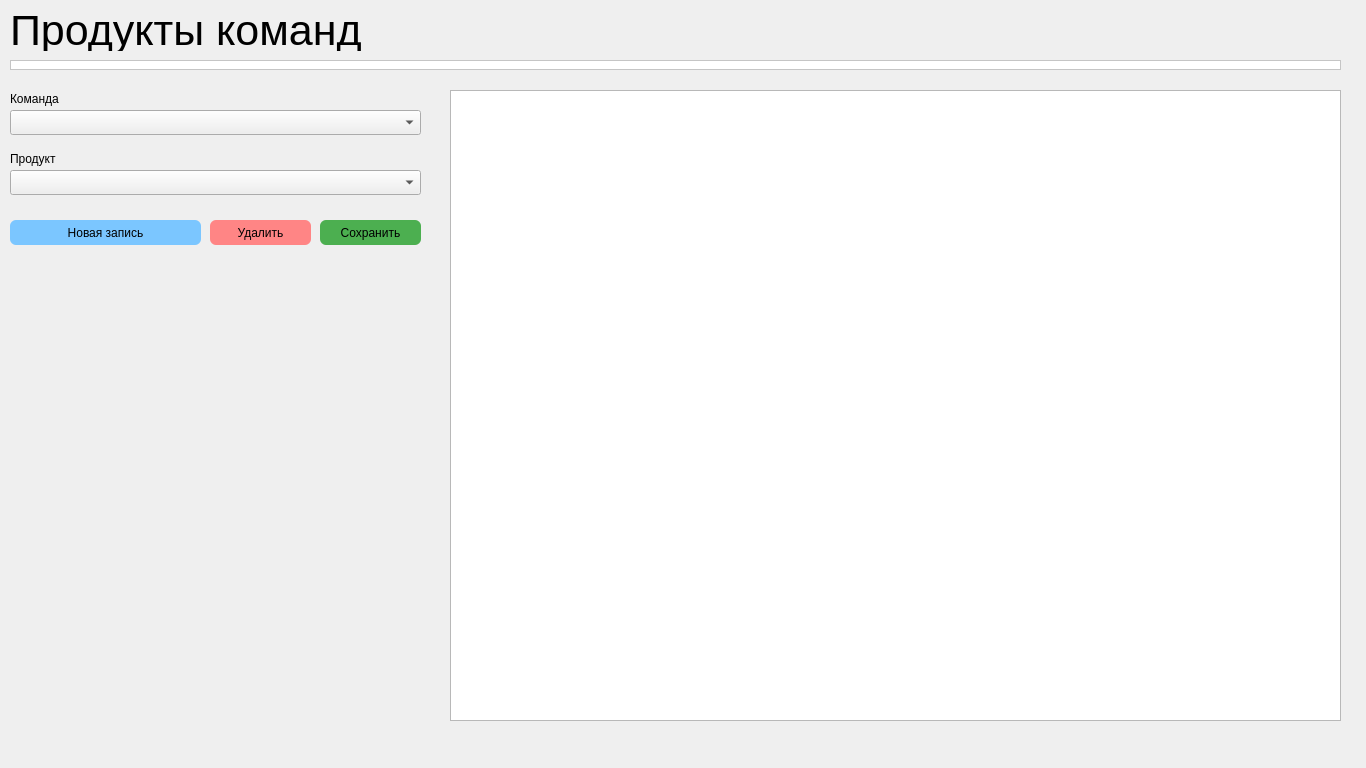
<?xml version="1.0" encoding="UTF-8"?>
<ui version="4.0">
 <class>TeamProductsPage</class>
 <widget class="QWidget" name="TeamProductsPage">
  <property name="geometry">
   <rect>
    <x>0</x>
    <y>0</y>
    <width>1366</width>
    <height>768</height>
   </rect>
  </property>
  <property name="sizePolicy">
   <sizepolicy hsizetype="Fixed" vsizetype="Fixed">
    <horstretch>0</horstretch>
    <verstretch>0</verstretch>
   </sizepolicy>
  </property>
  <property name="windowTitle">
   <string>TeamProductsPage</string>
  </property>
  <widget class="QLabel" name="teamLineLabel">
   <property name="geometry">
    <rect>
     <x>10</x>
     <y>90</y>
     <width>411</width>
     <height>17</height>
    </rect>
   </property>
   <property name="text">
    <string>Команда</string>
   </property>
  </widget>
  <widget class="QLabel" name="titleLabel">
   <property name="geometry">
    <rect>
     <x>10</x>
     <y>10</y>
     <width>601</width>
     <height>41</height>
    </rect>
   </property>
   <property name="font">
    <font>
     <pointsize>32</pointsize>
    </font>
   </property>
   <property name="text">
    <string>Продукты команд</string>
   </property>
  </widget>
  <widget class="QTableWidget" name="tableWidget">
   <property name="geometry">
    <rect>
     <x>450</x>
     <y>90</y>
     <width>891</width>
     <height>631</height>
    </rect>
   </property>
  </widget>
  <widget class="QPushButton" name="saveButton">
   <property name="geometry">
    <rect>
     <x>320</x>
     <y>220</y>
     <width>101</width>
     <height>25</height>
    </rect>
   </property>
   <property name="styleSheet">
    <string notr="true">background-color: #4caf50; border: none; border-radius: 6px;</string>
   </property>
   <property name="text">
    <string>Сохранить</string>
   </property>
  </widget>
  <widget class="QFrame" name="frame">
   <property name="geometry">
    <rect>
     <x>10</x>
     <y>60</y>
     <width>1331</width>
     <height>10</height>
    </rect>
   </property>
   <property name="sizePolicy">
    <sizepolicy hsizetype="Fixed" vsizetype="Fixed">
     <horstretch>0</horstretch>
     <verstretch>0</verstretch>
    </sizepolicy>
   </property>
   <property name="styleSheet">
    <string notr="true">background-color: #FFFFFF</string>
   </property>
   <property name="frameShape">
    <enum>QFrame::StyledPanel</enum>
   </property>
   <property name="frameShadow">
    <enum>QFrame::Raised</enum>
   </property>
  </widget>
  <widget class="QPushButton" name="removeButton">
   <property name="geometry">
    <rect>
     <x>210</x>
     <y>220</y>
     <width>101</width>
     <height>25</height>
    </rect>
   </property>
   <property name="styleSheet">
    <string notr="true">background-color: #FF8585; border: none; border-radius: 6px;</string>
   </property>
   <property name="text">
    <string>Удалить</string>
   </property>
  </widget>
  <widget class="QLabel" name="productLineLabel">
   <property name="geometry">
    <rect>
     <x>10</x>
     <y>150</y>
     <width>411</width>
     <height>17</height>
    </rect>
   </property>
   <property name="text">
    <string>Продукт</string>
   </property>
  </widget>
  <widget class="QComboBox" name="productComboBox">
   <property name="geometry">
    <rect>
     <x>10</x>
     <y>170</y>
     <width>411</width>
     <height>25</height>
    </rect>
   </property>
  </widget>
  <widget class="QComboBox" name="teamComboBox">
   <property name="geometry">
    <rect>
     <x>10</x>
     <y>110</y>
     <width>411</width>
     <height>25</height>
    </rect>
   </property>
  </widget>
  <widget class="QPushButton" name="addButton">
   <property name="geometry">
    <rect>
     <x>10</x>
     <y>220</y>
     <width>191</width>
     <height>25</height>
    </rect>
   </property>
   <property name="styleSheet">
    <string notr="true">background-color: #7BC6FF; border: none; border-radius: 6px;</string>
   </property>
   <property name="text">
    <string>Новая запись</string>
   </property>
  </widget>
 </widget>
 <resources/>
 <connections/>
</ui>
